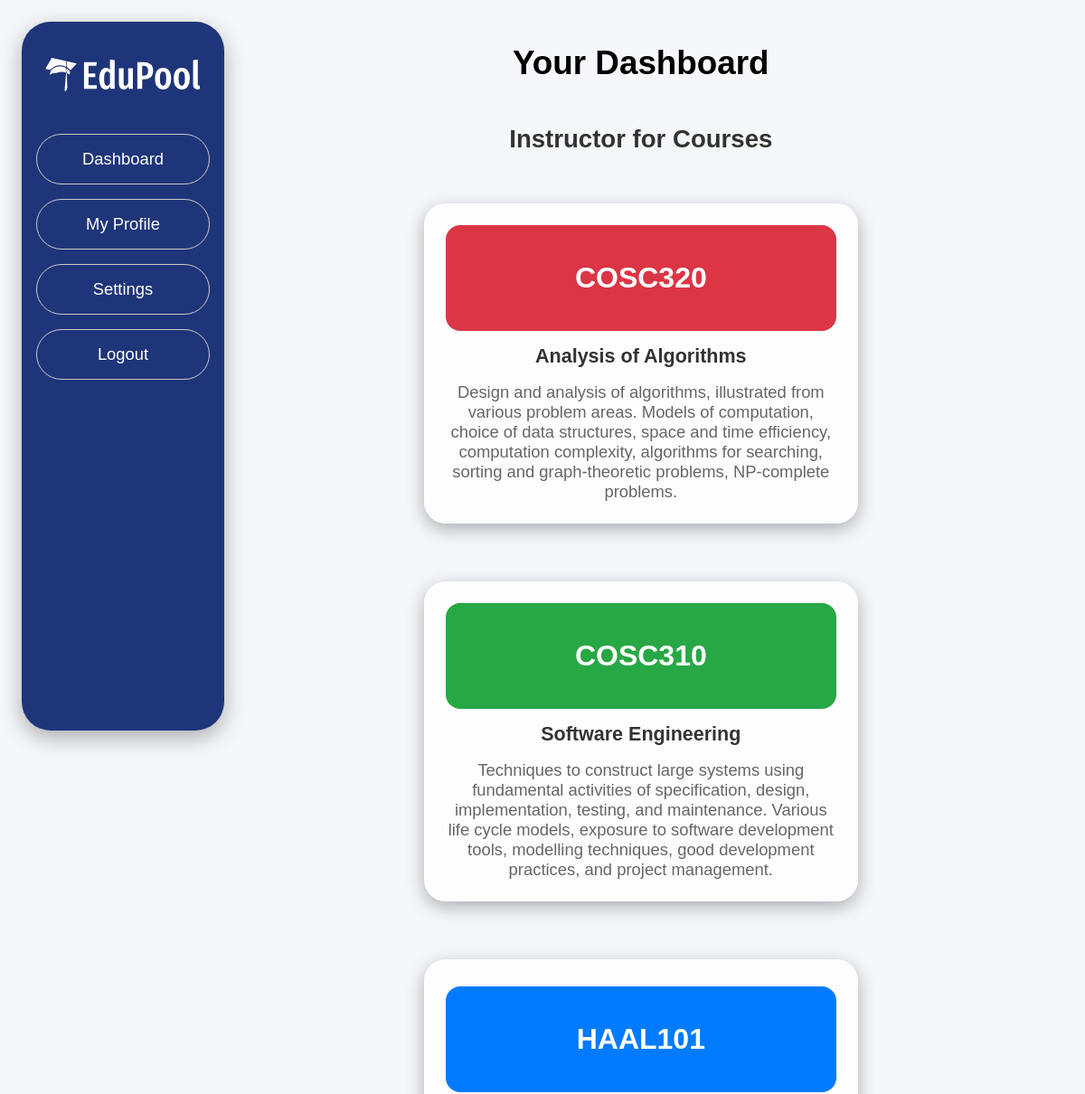
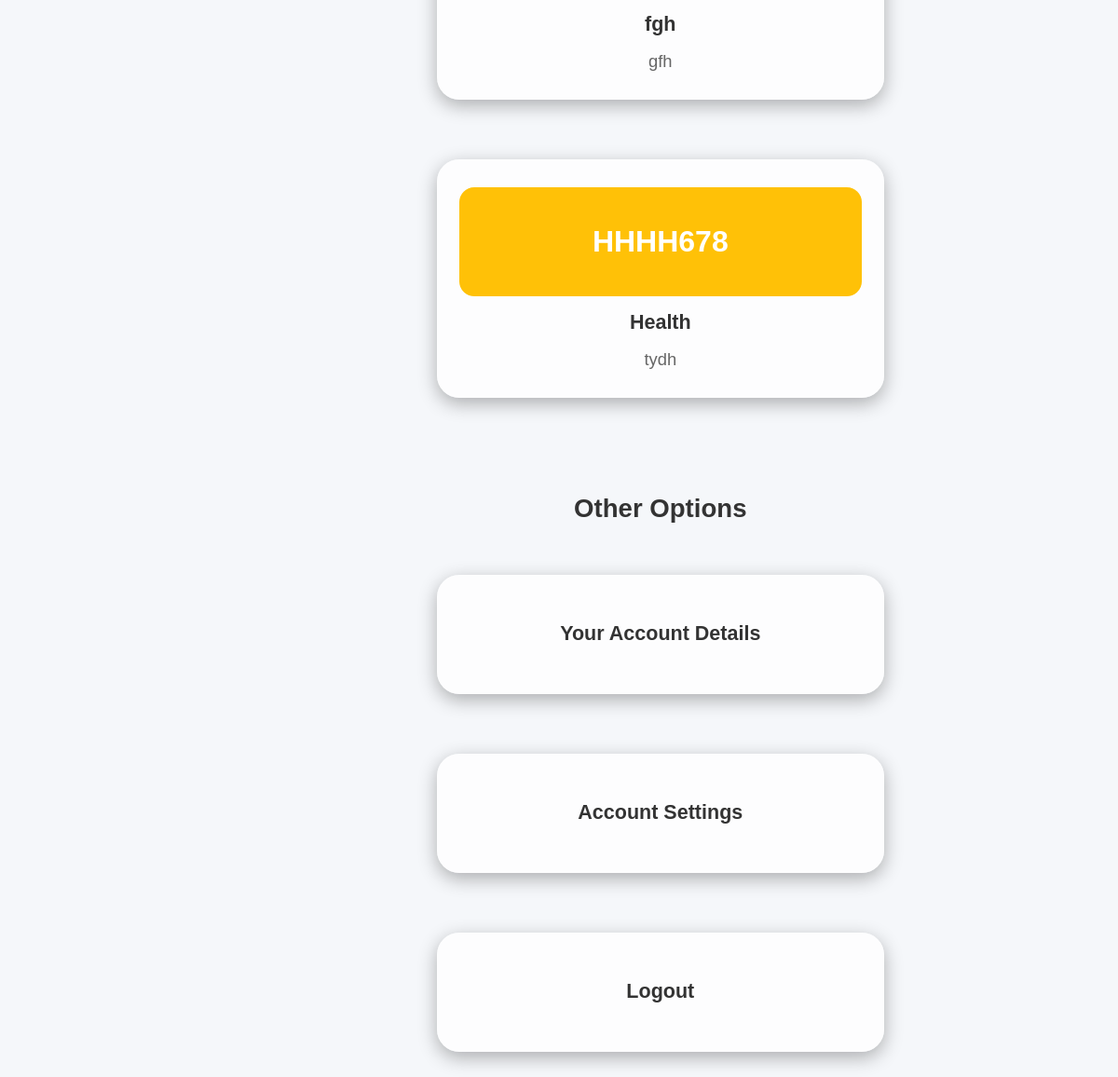
Page / (signed in) on the committed database (2 pictures, top to bottom).
### website/models.py (models this page shows)
class Course(db.Model):
    __tablename__ = 'courses'
    id = db.Column(db.Integer, primary_key=True)
    course_code = db.Column(db.Integer(), unique = True)
    course_name = db.Column(db.String(150))
    course_limit = db.Column(db.Integer)
    course_desc = db.Column(db.String(1000))
    teacher_id = db.Column(db.Integer, db.ForeignKey('users.id'))

### website/views.py (the view)
@views.route('/')
@login_required
def home():
    enrolled_courses = Course.query.join(Enrollment).filter(Enrollment.user_id == current_user.id).all()
    all_courses = Course.query.all()
    return render_template("dashboard.html", user=current_user, enrolled_courses=enrolled_courses, all_courses=all_courses)

### website/__init__.py (called while the page is built)
def create_app():
    app = Flask(__name__)
    app.config['SECRET_KEY'] = 'gvfvsvf'
    app.config["SQLALCHEMY_DATABASE_URI"]= f"sqlite:///{DB_NAME}"
    db.init_app(app)
    from .views import views
    from .auth import auth
    app.register_blueprint(views, url_prefix='/')
    app.register_blueprint(auth, url_prefix='/')
    from .models import User
    create_database(app)
    login_manager = LoginManager()
    login_manager.login_view = 'auth.login'
    login_manager.init_app(app)
    @login_manager.user_loader
    def load_user(id):
        return User.query.get(int(id))
    return app

### website/templates/dashboard.html (shortened to what this page needs)
<!DOCTYPE html>
<html lang="en">
    <head>
        <link rel="stylesheet" href="{{ url_for('static', filename='css/base.css') }}">
        <link rel="stylesheet" href="{{ url_for('static', filename='css/dashboard.css') }}">
    </head>
    <body>
        {% include 'sidebar.html' %}
        <main>
            <h1>Your Dashboard</h1>
                {% if current_user.user_type not in ['admin'] %}
                <section>
                    {% if current_user.user_type in ['teacher'] %}
                    <h2>Instructor for Courses</h2>
                    {% endif %}
                    <div class="section-content">
                        {% for course in enrolled_courses %}
                        <a href="{{ url_for('views.course_page', course_id=course.id) }}">
                            <div class="card">
                                <h3 class="course-code">{{ course.course_code }}</h3>
                                <h3>{{ course.course_name }}</h3>
                                <p>{{ course.course_desc }}</p>
                            </div>
                        </a>
                        {% endfor %}
                    </div>
                    {% endif %}
                </section>
                <section>
                    <h2>Other Options</h2>
                    <div class="section-content">
                        <a href="{{ url_for('views.account_details') }}">
                            <h3 class="card options">Your Account Details</h3>
                        </a>
                        <a href="{{ url_for('views.edit_details') }}">
                            <h3 class="card options">Account Settings</h3>
                        </a>
                        <a href="{{ url_for('auth.logout') }}" id="logout">
                            <h3 class="card options">Logout</h3>
                        </a>
                    </div>
                </section>
        </main>
    </body>
</html>

### website/static/css/base.css (style rules this page uses)
body { background: #f5f7fa; padding: 1rem; font-family: Helvetica, sans-serif; font-size: 1.15rem; }
a { text-decoration: none; }
section { margin-bottom: 3rem; display: flex; flex-direction: column; align-items: center; justify-content: center; }
main { width: 80%; margin-left: 14rem; display: flex; flex-direction: column; align-items: center; justify-content: center; }
h2 { color: #333; }
.section-content { display: flex; flex-wrap: wrap; justify-content: center; align-items: center; }
.card { width: 30rem; min-height: 16rem; margin: 2rem; border-radius: 1.5rem; padding: 1.5rem; box-sizing: border-box; background-color: rgba(255, 255, 255, 0.79); box-shadow: 0px 6px 20px rgba(0, 0, 0, 0.3); transition: transform 0.5s ease-in-out; display: flex; flex-direction: column; justify-content: center; align-items: center; text-align: center; }
h3 { color: #333; margin: 1rem 0; }
p { color: #666; margin: 0; }
.options { min-height: 8rem; }

### website/static/css/dashboard.css (style rules this page uses)
.course-code { font-size: 2rem; color: white; margin: 0; width: 100%; padding: 2.5rem 0; border-radius: 1rem; }

### rows in the picture
Course: course_code "COSC320", course_name "Analysis of Algorithms", course_desc "Design and analysis of algorithms, illustrated from various problem areas. Models of computation, choice of data structures, space and time efficiency, computation complexity, algorithms for searching, sorting and graph-theoretic problems, NP-complete problems."
Course: course_code "COSC310", course_name "Software Engineering", course_desc "Techniques to construct large systems using fundamental activities of specification, design, implementation, testing, and maintenance. Various life cycle models, exposure to software development tools, modelling techniques, good development practices, and project management."
Course: course_code "HAAL101", course_name "fgh", course_desc "gfh"
Course: course_code "HHHH678", course_name "Health", course_desc "tydh"
